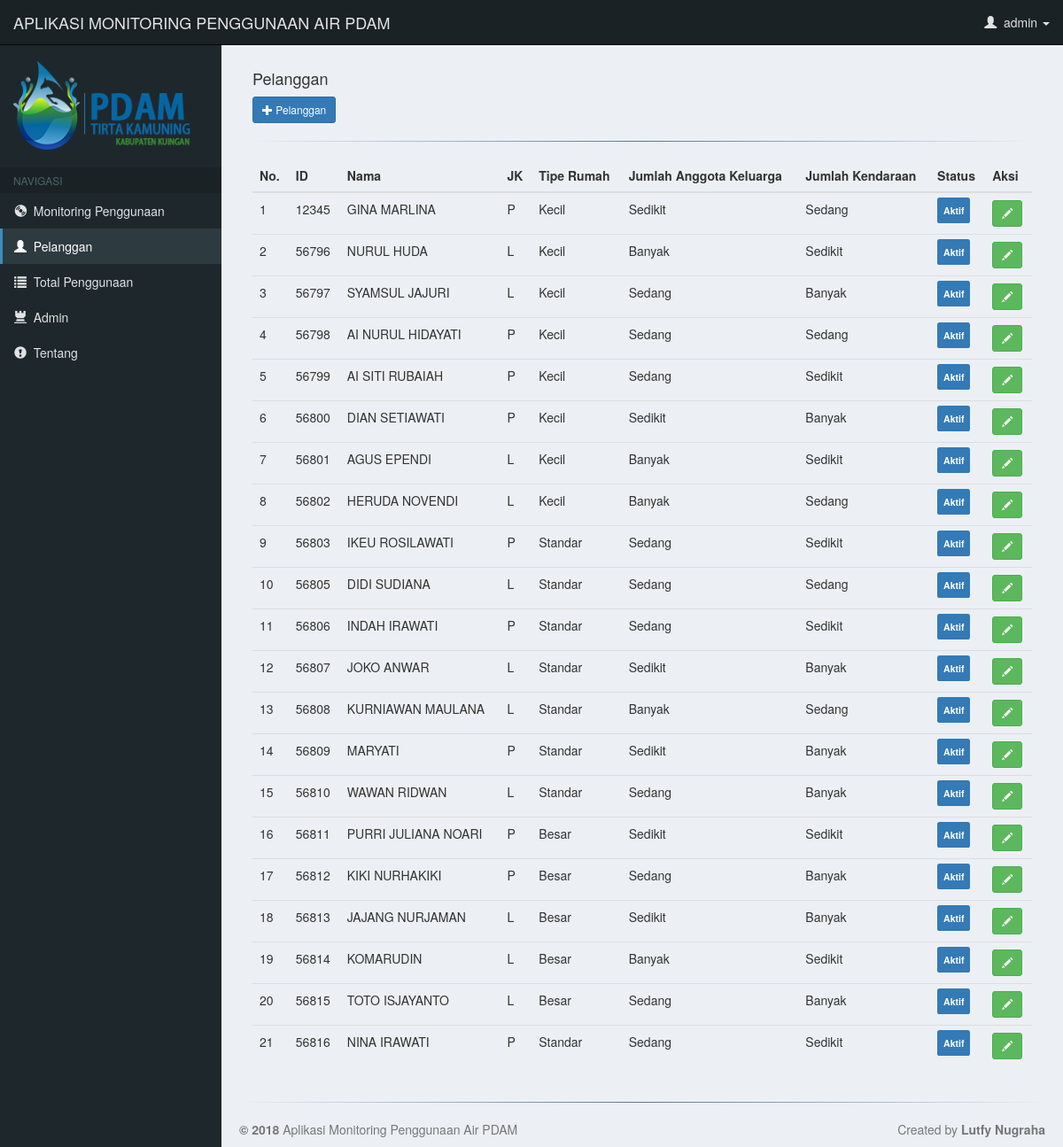
The app's page /temp/index.php?menu=pelanggan (signed in) with its own data.
### tables this page shows
CREATE TABLE `pelanggan` (
  `id_pelanggan` int(10) NOT NULL,
  `nama` varchar(30) NOT NULL,
  `jk` varchar(1) NOT NULL,
  `tipe` varchar(1) NOT NULL,
  `jumlah_anggota_keluarga` int(2) NOT NULL,
  `jumlah_kendaraan` int(2) NOT NULL,
  `status` int(1) NOT NULL
);

### temp/konten/pelanggan.php (the view, shortened to what this page needs)
<div id="page-content-wrapper">
    <div class="container-fluid">
        <div class="row">
            <div class="col-lg-6">
                <section class="content-header"><h4>Pelanggan</h4></section>
                <a href="?menu=custompelanggan" type="button" class="btn btn-primary btn-sm">
                <span class="glyphicon glyphicon-plus"></span>
                Pelanggan
                </a>
                </div>
            </div>
            <hr class="style-four">
        <div class="row">
            <div class="col-xs-12">
                <table class="table table-hover">
                    <thead>
                        <tr>
                            <th>No.</th>
                            <th>ID</th>
                            <th>Nama</th>
                            <th>JK</th>
                            <th>Tipe Rumah</th>
                            <th>Jumlah Anggota Keluarga</th>
                            <th>Jumlah Kendaraan</th>
                            <th>Status</th>
                            <th>Aksi</th>
                        </tr>
                    </thead>
                    <tbody class="searchable">
                    <?php
                    $query = "SELECT * FROM pelanggan ORDER BY id_pelanggan ASC";
                    $result = mysqli_query($con, $query);
                    $number = 1;
                    while($row = mysqli_fetch_assoc($result)):
                        if ($row['tipe'] == 'A') {
                           $rumah = 'Kecil';
                        }
                        elseif ($row['tipe'] == 'B') {
                            $rumah = 'Standar';
                        }
                        elseif ($row['tipe'] == 'C') {
                            $rumah = 'Besar';
                        }
                        if ($row['jumlah_anggota_keluarga'] < 3) {
                           $jml_ak = 'Sedikit';
                        }
                        elseif ($row['jumlah_anggota_keluarga'] >= 3 && $row['jumlah_anggota_keluarga'] <= 6) {
                            $jml_ak = 'Sedang';
                        }
                        elseif ($row['jumlah_anggota_keluarga'] > 6) {
                            $jml_ak = 'Banyak';
                        }
                        if ($row['jumlah_kendaraan'] < 2) {
                           $jml_ken = 'Sedikit';
                        }
                        elseif ($row['jumlah_kendaraan'] >= 2 && $row['jumlah_kendaraan'] <= 4) {
                            $jml_ken = 'Sedang';
                        }
                        elseif ($row['jumlah_kendaraan'] > 4) {
                            $jml_ken = 'Banyak';
                        }
                        echo "<tr>";
                        echo "<td>{$number}</td>";
                        echo "<td>{$row['id_pelanggan']}</td>";
                        echo "<td>{$row['nama']}</td>";
                        echo "<td>{$row['jk']}</td>";
                        echo "<td>$rumah</td>";
                        echo "<td>$jml_ak</td>";
                        echo "<td>$jml_ken</td>";
                        echo "<td>";
                        if ($row['status'] == 1){
                            echo"<span class='label label-primary' style='padding: 7px;'>Aktif</span>";
                        }
                        else
                        {
                            echo"<span class='label label-warning' style='padding: 7px;'>Non-Aktif</span>";
                        }
                        echo"</td>";
                        echo "<td>
                              <a href='?menu=custompelanggan&id_p={$row['id_pelanggan']}' class='btn btn-success btn-sm'><span class='glyphicon glyphicon-pencil'></span></a>
                              </td>";
                        echo "</tr>";
                        $number+=1;
                    endwhile;
                    ?>
                   </tbody>
                </table>
            </div>
        </div>
    </div>

### temp/divpage/header.php (shortened to what this page needs)
<?php
if(isset($_GET['menu'])){
    $menu=$_GET['menu'];
}
?>
<!DOCTYPE html>
<html lang="en">
    <head>
        <link href="assets/css/bootstrap.min.css" rel="stylesheet">
        <link href="assets/css/custom.css" rel="stylesheet">
        <link href="assets/css/guages.css" rel="stylesheet">
        <link href="https://cdn.datatables.net/1.10.10/css/dataTables.bootstrap.min.css" rel="stylesheet">
        <link href="assets/css/slider/freshslider.min.css" rel="stylesheet">
        <link href="assets/css/switch/bootstrap-switch.css" rel="stylesheet">
    </head>
    <body>
        <div id="wrapper">

### temp/divpage/navbar.php (shortened to what this page needs)
<nav class="navbar navbar-inverse navbar-fixed-top" role="navigation">
    <div class="container-fluid">
        <div class="navbar-header">
            <a class="navbar-brand pull-left" id='space' href="index.php?menu=pa"> APLIKASI MONITORING PENGGUNAAN AIR PDAM</a>
        </div>
        <div class="collapse navbar-collapse" id="bs-example-navbar-collapse-1">
            <ul class="nav navbar-nav navbar-right">
            <li><a href="" title=""></a></li>
            <li class="dropdown <?php if($module == "base") echo "active"; ?>">
              <a href="#" class="dropdown-toggle" data-toggle="dropdown" role="button" aria-haspopup="true" aria-expanded="false"><span class="glyphicon glyphicon-user"></span>&nbsp; <?php echo $_SESSION['username']; ?> <span class="caret"></span></a>
            </li>
          </ul>
        </div>
    </div>
</nav>

### temp/divpage/menu.php
<div id="sidebar-wrapper">
    <div class="user-panel">
        <div class="image pull-left" style="width:100%; background: ">
            <img src="assets/img/logo.png" style="padding: 0px 20px 0px 0px; width: 220px; height: 100px">
        </div>
    </div>
    <ul class="sidebar-nav" style="margin-top: 140px; margin-bottom: 50px">
        <li><h3>NAVIGASI</h3></li>
        <li <?php if($menu == "pa") echo 'id="active"'; ?> >
        <a href="?menu=pa">
        <span class="glyphicon glyphicon-cd"></span>&nbsp; Monitoring Penggunaan</a>
        </li>
        <li <?php if($menu == "pelanggan") echo 'id="active"'; ?> >
        <a href="?menu=pelanggan">
        <span class="glyphicon glyphicon-user"></span>&nbsp; Pelanggan</a>
        </li>
        <li <?php if($menu == "totalpenggunaan") echo 'id="active"'; ?> >
        <a href="?menu=totalpenggunaan">
        <span class="glyphicon glyphicon-list"></span>&nbsp; Total Penggunaan</a>
        </li>
        <li <?php if($menu == "admin") echo 'id="active"'; ?> >
        <a href="?menu=admin">
        <span class="glyphicon glyphicon-tower"></span>&nbsp; Admin</a>
        </li>
        <li <?php if($menu == "tentang") echo 'id="active"'; ?> >
        <a href="?menu=tentang">
        <span class="glyphicon glyphicon-exclamation-sign"></span>&nbsp; Tentang</a></li>
</div>

### temp/index.php (shortened to what this page needs)
<?php include_once 'divpage/header.php'; ?>
<?php include_once 'divpage/navbar.php'; ?>
<?php include_once 'divpage/menu.php'; ?>
<?php
    switch($menu){
        case "pelanggan":
            include_once 'konten/pelanggan.php';
            break;
    }
?>
<?php include_once 'divpage/footer.php'; ?>

### temp/divpage/footer.php (shortened to what this page needs)
                    <hr class="style-four">
                    <footer class="footer">
                          <p class="text-muted pull-left"><b>&copy 2018 </b> Aplikasi Monitoring Penggunaan Air PDAM </p>
                          <p class="text-muted pull-right">Created by <b>Lutfy Nugraha</b></p>
                    </footer>
                </div>
            </div>
    </body>
</html>

### temp/assets/css/custom.css (style rules this page uses)
html, html a { -webkit-font-smoothing: antialiased; text-shadow: 1px 1px 1px rgba(0,0,0,0.004); }
body { background-color: #ECF0F5; }
#wrapper { padding-left: 0; padding-top: 49px; -webkit-transition: all 0.5s ease; -moz-transition: all 0.5s ease; -o-transition: all 0.5s ease; transition: all 0.5s ease; }
#sidebar-wrapper { z-index: 1000; position: fixed; left: 250px; width: 0; height: 100%; margin-left: -250px; overflow-y: auto; background: #1E282C; -webkit-transition: all 0.5s ease; -moz-transition: all 0.5s ease; -o-transition: all 0.5s ease; transition: all 0.5s ease; }
#page-content-wrapper { width: 100%; height: auto; position: absolute; padding: 15px; border-bottom: 0px solid #dedede; margin-bottom: 5px; background-color: #ECF0F5; }
.sidebar-nav { margin-top: 100px; width: 250px;; padding: 0; list-style: none; }
.sidebar-nav li { line-height: 40px; }
.sidebar-nav li a { display: block; text-decoration: none; color: #E1E2E3; padding: 0 0 0 16px; }
.sidebar-nav li h3 { display: block; text-decoration: none; font-size: 12px; padding: 8px 0 8px 15px; margin: 0; color: #4B646F; background-color: #1A2226; }
#active a { text-decoration: none; color: #fff; border-left: 3px solid #3c8dbc; padding: 0 0 0 13px; background-color: #2D3A40; }
@media (min-width:768px) { #wrapper { padding-left: 250px; } }
@media (min-width:768px) { #sidebar-wrapper { width: 250px; } }
@media (min-width:768px) { #page-content-wrapper { padding: 20px; position: relative; } }
.image { margin-top: 20px; }
.image img { height: 60px; width: auto; margin-left: 15px; }
#space { padding: 15px 0 0 15px; color: #E1E2E3; }
.navbar-inverse { background-color: #1A2226; }
.navbar-inverse .navbar-nav>li>a { color: #E1E2E3 }
hr.style-four { border: 0; height: 1px; background-image: linear-gradient(to right, rgba(0, 0, 0, 0), rgba(57,86,118, 0.80), rgba(0, 0, 0, 0)); }

### records on screen
pelanggan: id_pelanggan "12345", nama "GINA MARLINA", jk "P", tipe "Kecil", jumlah_anggota_keluarga "Sedikit", jumlah_kendaraan "Sedang", status "Aktif"
pelanggan: id_pelanggan "56796", nama "NURUL HUDA", jk "L", tipe "Kecil", jumlah_anggota_keluarga "Banyak", jumlah_kendaraan "Sedikit", status "Aktif"
pelanggan: id_pelanggan "56797", nama "SYAMSUL JAJURI", jk "L", tipe "Kecil", jumlah_anggota_keluarga "Sedang", jumlah_kendaraan "Banyak", status "Aktif"
pelanggan: id_pelanggan "56798", nama "AI NURUL HIDAYATI", jk "P", tipe "Kecil", jumlah_anggota_keluarga "Sedang", jumlah_kendaraan "Sedang", status "Aktif"
pelanggan: id_pelanggan "56799", nama "AI SITI RUBAIAH", jk "P", tipe "Kecil", jumlah_anggota_keluarga "Sedang", jumlah_kendaraan "Sedikit", status "Aktif"
pelanggan: id_pelanggan "56800", nama "DIAN SETIAWATI", jk "P", tipe "Kecil", jumlah_anggota_keluarga "Sedikit", jumlah_kendaraan "Banyak", status "Aktif"
pelanggan: id_pelanggan "56801", nama "AGUS EPENDI", jk "L", tipe "Kecil", jumlah_anggota_keluarga "Banyak", jumlah_kendaraan "Sedikit", status "Aktif"
pelanggan: id_pelanggan "56802", nama "HERUDA NOVENDI", jk "L", tipe "Kecil", jumlah_anggota_keluarga "Banyak", jumlah_kendaraan "Sedang", status "Aktif"
pelanggan: id_pelanggan "56803", nama "IKEU ROSILAWATI", jk "P", tipe "Standar", jumlah_anggota_keluarga "Sedang", jumlah_kendaraan "Sedikit", status "Aktif"
pelanggan: id_pelanggan "56805", nama "DIDI SUDIANA", jk "L", tipe "Standar", jumlah_anggota_keluarga "Sedang", jumlah_kendaraan "Sedang", status "Aktif"
pelanggan: id_pelanggan "56806", nama "INDAH IRAWATI", jk "P", tipe "Standar", jumlah_anggota_keluarga "Sedang", jumlah_kendaraan "Sedikit", status "Aktif"
pelanggan: id_pelanggan "56807", nama "JOKO ANWAR", jk "L", tipe "Standar", jumlah_anggota_keluarga "Sedikit", jumlah_kendaraan "Banyak", status "Aktif"
pelanggan: id_pelanggan "56808", nama "KURNIAWAN MAULANA", jk "L", tipe "Standar", jumlah_anggota_keluarga "Banyak", jumlah_kendaraan "Sedang", status "Aktif"
pelanggan: id_pelanggan "56809", nama "MARYATI", jk "P", tipe "Standar", jumlah_anggota_keluarga "Sedikit", jumlah_kendaraan "Banyak", status "Aktif"
pelanggan: id_pelanggan "56810", nama "WAWAN RIDWAN", jk "L", tipe "Standar", jumlah_anggota_keluarga "Sedang", jumlah_kendaraan "Banyak", status "Aktif"
pelanggan: id_pelanggan "56811", nama "PURRI JULIANA NOARI", jk "P", tipe "Besar", jumlah_anggota_keluarga "Sedikit", jumlah_kendaraan "Sedikit", status "Aktif"
pelanggan: id_pelanggan "56812", nama "KIKI NURHAKIKI", jk "P", tipe "Besar", jumlah_anggota_keluarga "Sedang", jumlah_kendaraan "Banyak", status "Aktif"
pelanggan: id_pelanggan "56813", nama "JAJANG NURJAMAN", jk "L", tipe "Besar", jumlah_anggota_keluarga "Sedikit", jumlah_kendaraan "Banyak", status "Aktif"
pelanggan: id_pelanggan "56814", nama "KOMARUDIN", jk "L", tipe "Besar", jumlah_anggota_keluarga "Banyak", jumlah_kendaraan "Sedikit", status "Aktif"
pelanggan: id_pelanggan "56815", nama "TOTO ISJAYANTO", jk "L", tipe "Besar", jumlah_anggota_keluarga "Sedang", jumlah_kendaraan "Banyak", status "Aktif"
pelanggan: id_pelanggan "56816", nama "NINA IRAWATI", jk "P", tipe "Standar", jumlah_anggota_keluarga "Sedang", jumlah_kendaraan "Sedikit", status "Aktif"

### other values on screen
$_SESSION['username'] "admin"
